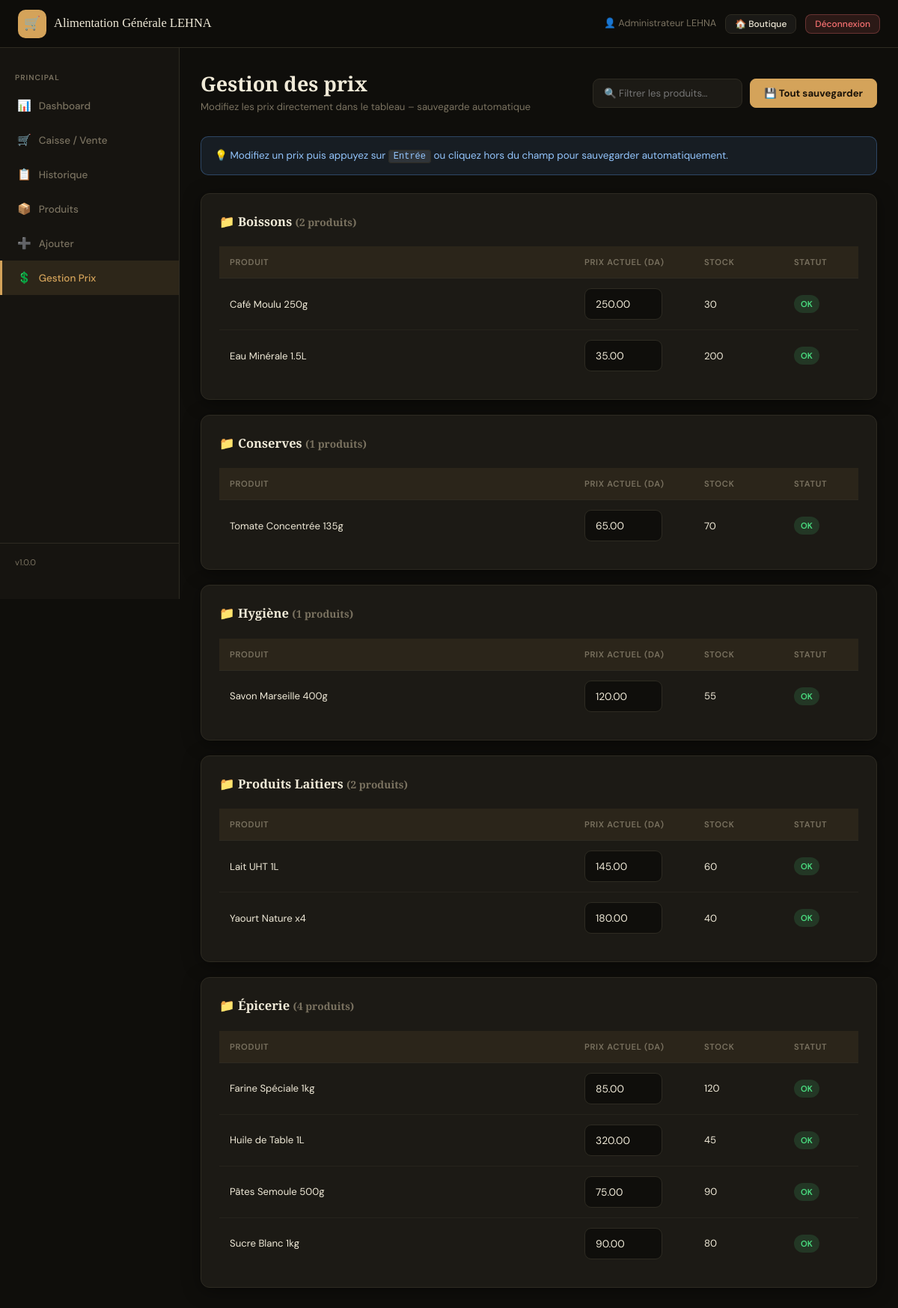
The page /admin/prices.php (signed in) on the database its author committed.
### tables this page shows
CREATE TABLE IF NOT EXISTS `produits` (
    `id`           INT UNSIGNED     NOT NULL AUTO_INCREMENT,
    `nom`          VARCHAR(200)     NOT NULL,
    `prix`         DECIMAL(10, 2)   NOT NULL DEFAULT 0.00,
    `code_barre`   VARCHAR(50)      NOT NULL,           
    `quantite`     INT              NOT NULL DEFAULT 0,
    `image`        VARCHAR(255)     NOT NULL DEFAULT 'default.jpg',
    `description`  TEXT,
    `categorie`    VARCHAR(100)     NOT NULL DEFAULT 'Général',
    `actif`        TINYINT(1)       NOT NULL DEFAULT 1,  
    `created_at`   DATETIME         NOT NULL DEFAULT CURRENT_TIMESTAMP,
    `updated_at`   DATETIME         NOT NULL DEFAULT CURRENT_TIMESTAMP
                                    ON UPDATE CURRENT_TIMESTAMP,
    PRIMARY KEY (`id`),
    UNIQUE KEY `uq_code_barre` (`code_barre`),
    KEY `idx_nom`       (`nom`),
    KEY `idx_categorie` (`categorie`),
    KEY `idx_actif`     (`actif`)
);

### includes/functions.php (called while the page is built, shortened)
<?php
function e(string $val): string
{
    return htmlspecialchars($val, ENT_QUOTES | ENT_HTML5, 'UTF-8');
}

### admin/prices.php (the view, shortened to what this page needs)
<?php
require_once __DIR__ . '/../includes/functions.php';
$pdo  = getPDO();
$stmt = $pdo->query('SELECT id, nom, prix, quantite, categorie FROM produits WHERE actif=1 ORDER BY categorie, nom');
$produits = $stmt->fetchAll();
$categories = [];
foreach ($produits as $p) {
    $categories[$p['categorie']][] = $p;
}
ksort($categories);
?>
<!DOCTYPE html>
<html lang="fr">
<head>
    <link rel="stylesheet" href="<?= APP_URL ?>/assets/css/admin.css">
</head>
<body>
<?php include __DIR__ . '/partials/navbar.php'; ?>
<div class="admin-layout">
<?php include __DIR__ . '/partials/sidebar.php'; ?>
<main class="admin-main">
    <div class="page-header">
        <div>
            <h1 class="page-title">Gestion des prix</h1>
            <p class="page-subtitle">Modifiez les prix directement dans le tableau – sauvegarde automatique</p>
        </div>
        <div style="display:flex;gap:10px">
            <input type="text" id="priceSearch" placeholder="🔍 Filtrer les produits…"
                   class="filter-input" style="max-width:260px">
            <button id="saveAllBtn" class="btn btn-primary" onclick="saveAll()">💾 Tout sauvegarder</button>
        </div>
    </div>
    <div class="alert alert-info" style="margin-bottom:24px">
        💡 Modifiez un prix puis appuyez sur <kbd>Entrée</kbd> ou cliquez hors du champ pour sauvegarder automatiquement.
    </div>
    <?php if (empty($produits)): ?>
        <div class="empty-state-box">Aucun produit disponible.</div>
    <?php else: ?>
    <?php foreach ($categories as $cat => $prods): ?>
    <div class="card price-category-card" style="margin-bottom:20px">
        <div class="card-header">
            <h2 class="card-title">📁 <?= e($cat) ?> <small style="color:var(--text-muted)">(<?= count($prods) ?> produits)</small></h2>
        </div>
        <table class="data-table data-table-full price-table">
            <thead>
                <tr>
                    <th>Produit</th>
                    <th style="width:160px">Prix actuel (DA)</th>
                    <th style="width:120px">Stock</th>
                    <th style="width:100px">Statut</th>
                </tr>
            </thead>
            <tbody>
            <?php foreach ($prods as $p): ?>
                <tr data-id="<?= $p['id'] ?>" class="price-row">
                    <td class="product-name-cell"><?= e($p['nom']) ?></td>
                    <td>
                        <div class="price-cell-wrapper">
                            <input type="number" class="price-field form-control"
                                   value="<?= htmlspecialchars($p['prix']) ?>"
                                   data-original="<?= htmlspecialchars($p['prix']) ?>"
                                   data-id="<?= $p['id'] ?>"
                                   step="1" min="0" style="max-width:120px">
                        </div>
                    </td>
                    <td><?= (int)$p['quantite'] ?></td>
                    <td>
                        <?php if ($p['quantite'] == 0): ?>
                            <span class="badge badge-danger">Rupture</span>
                        <?php elseif ($p['quantite'] <= 10): ?>
                            <span class="badge badge-warning">Stock bas</span>
                        <?php else: ?>
                            <span class="badge badge-success">OK</span>
                        <?php endif; ?>
                    </td>
                </tr>
            <?php endforeach; ?>
            </tbody>
        </table>
    </div>
    <?php endforeach; ?>
    <?php endif; ?>
</main>
</div>
</body>
</html>

### admin/partials/navbar.php (shortened to what this page needs)
<header class="admin-navbar">
    <div class="navbar-brand">
        <span class="brand-icon">🛒</span>
        <span class="brand-name"><?= e(APP_NAME) ?></span>
    </div>
    <div class="navbar-right">
        <span class="navbar-user">👤 <?= e($_SESSION['admin_nom'] ?? 'Admin') ?></span>
        <a href="<?= APP_URL ?>/index.php" class="btn btn-sm" target="_blank">🏠 Boutique</a>
        <a href="<?= APP_URL ?>/admin/logout.php" class="btn btn-danger btn-sm">Déconnexion</a>
    </div>
</header>

### admin/partials/sidebar.php
<?php
$current = basename($_SERVER['PHP_SELF']);
function navLink(string $file, string $label, string $icon): string {
    global $current;
    $active = ($current === $file) ? ' active' : '';
    return sprintf(
        '<a href="%s" class="nav-link%s"><span class="nav-icon">%s</span>%s</a>',
        APP_URL . '/admin/' . $file, $active, $icon, $label
    );
}
?>
<aside class="admin-sidebar">
    <nav class="sidebar-nav">
        <div class="nav-section">
            <span class="nav-section-title">Principal</span>
            <?= navLink('index.php',          'Dashboard',       '📊') ?>
            <?= navLink('vente.php',          'Caisse / Vente',  '🛒') ?>
            <?= navLink('ventes_history.php', 'Historique',      '📋') ?>
            <?= navLink('products.php',       'Produits',        '📦') ?>
            <?= navLink('product_add.php',    'Ajouter',         '➕') ?>
            <?= navLink('prices.php',         'Gestion Prix',    '💲') ?>
        </div>
    </nav>
    <div class="sidebar-footer">
        <span>v<?= APP_VERSION ?></span>
    </div>
</aside>

### rows shown on the page
produits: nom "Café Moulu 250g", prix "250.00", quantite "30", shows "OK"
produits: nom "Eau Minérale 1.5L", prix "35.00", quantite "200", shows "OK"
produits: nom "Tomate Concentrée 135g", prix "65.00", quantite "70", shows "OK"
produits: nom "Savon Marseille 400g", prix "120.00", quantite "55", shows "OK"
produits: nom "Lait UHT 1L", prix "145.00", quantite "60", shows "OK"
produits: nom "Yaourt Nature x4", prix "180.00", quantite "40", shows "OK"
produits: nom "Farine Spéciale 1kg", prix "85.00", quantite "120", shows "OK"
produits: nom "Huile de Table 1L", prix "320.00", quantite "45", shows "OK"
produits: nom "Pâtes Semoule 500g", prix "75.00", quantite "90", shows "OK"
produits: nom "Sucre Blanc 1kg", prix "90.00", quantite "80", shows "OK"

### other values the page prints
APP_NAME "Alimentation Générale LEHNA"
$_SESSION['admin_nom'] "Administrateur LEHNA"
$icon "📊 🛒 📋 📦 ➕ 💲"
$label "Dashboard Caisse / Vente Historique Produits Ajouter Gestion Prix"
APP_VERSION "1.0.0"
$cat "Boissons"
count($prods) "2"
$cat "Conserves"
count($prods) "1"
$cat "Hygiène"
$cat "Produits Laitiers"
$cat "Épicerie"
count($prods) "4"
